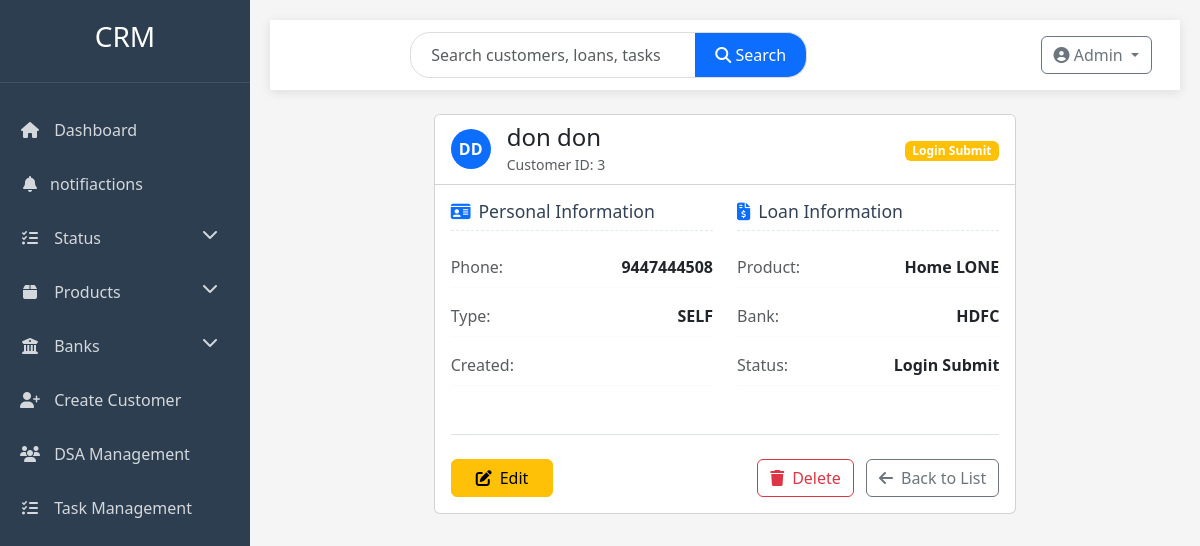
Page /customers/details/3 on the earlier database version.
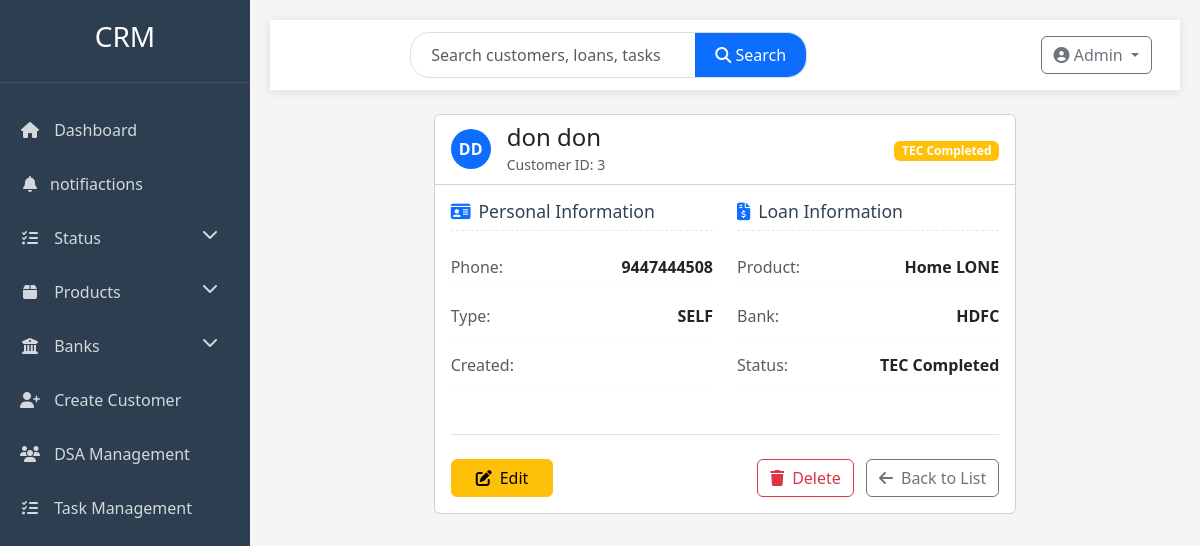
Same page on the later database version.
### profiles/models.py (models this page shows, shortened)
class Customer(models.Model):
    f_name = models.CharField(max_length=50)
    l_name = models.CharField(max_length=50)
    phone_num = models.IntegerField()
    product = models.CharField(choices=PRODUCT_CHOICE, max_length=20)
    bank = models.CharField(choices=BANK_CHOICE, max_length=20)
    status = models.CharField(choices=STATUS_CHOICES, max_length=20)
    type = models.CharField(choices=TYPE_CHOICES, max_length=4)
    dsa = models.ForeignKey(DSA, on_delete=models.SET_NULL, null=True, blank=True)
    created_date = models.DateField(auto_now_add=True)

### profiles/views.py (the view)
# urls.py: path('customers/details/<int:pk>',views.details,name='details'),
def details(request,pk):
    fom = get_object_or_404(Customer,pk=pk)
    return render(request,'details.html',{'fom':fom})

### templates/details.html (shortened to what this page needs)
{% extends 'base.html' %}
{% block content %}
<div class="row animate-fade">
    <div class="col-lg-8 mx-auto">
        <div class="card">
            <div class="card-header bg-white">
                <div class="d-flex justify-content-between align-items-center">
                    <div class="d-flex align-items-center">
                        <div class="avatar bg-primary text-white rounded-circle d-flex align-items-center justify-content-center me-3" style="width: 40px; height: 40px;">
                            {{ fom.f_name|first|upper }}{{ fom.l_name|first|upper }}
                        </div>
                        <div>
                            <h4 class="mb-0">{{ fom.f_name }} {{ fom.l_name }}</h4>
                            <small class="text-muted">Customer ID: {{ fom.pk }}</small>
                        </div>
                    </div>
                    <div>
                        <span class="badge bg-{% if fom.status == 'disp' %}success{% elif fom.status == 'reject' %}danger{% else %}warning{% endif %}">
                            {{ fom.get_status_display }}
                        </span>
                    </div>
                </div>
            </div>
            <div class="card-body">
                <div class="row mb-4">
                    <div class="col-md-6">
                        <div class="info-card mb-4">
                            <h5 class="section-title mb-3">
                                <i class="fas fa-id-card text-primary me-2"></i>Personal Information
                            </h5>
                            <div class="info-item mb-2">
                                <span class="text-muted">Phone:</span>
                                <strong>{{ fom.phone_num }}</strong>
                            </div>
                            <div class="info-item mb-2">
                                <span class="text-muted">Type:</span>
                                <strong>{{ fom.type }}</strong>
                            </div>
                            <div class="info-item">
                                <span class="text-muted">Created:</span>
                            </div>
                        </div>
                    </div>
                    <div class="col-md-6">
                        <div class="info-card">
                            <h5 class="section-title mb-3">
                                <i class="fas fa-file-invoice-dollar text-primary me-2"></i>Loan Information
                            </h5>
                            <div class="info-item mb-2">
                                <span class="text-muted">Product:</span>
                                <strong>{{ fom.get_product_display }}</strong>
                            </div>
                            <div class="info-item mb-2">
                                <span class="text-muted">Bank:</span>
                                <strong>{{ fom.get_bank_display }}</strong>
                            </div>
                            <div class="info-item">
                                <span class="text-muted">Status:</span>
                                <strong>{{ fom.get_status_display }}</strong>
                            </div>
                        </div>
                    </div>
                </div>
                <div class="d-flex justify-content-between border-top pt-4">
                    <a href="{% url 'edit' fom.pk %}" class="btn btn-warning px-4">
                        <i class="fas fa-edit me-2"></i>Edit
                    </a>
                    <div>
                        <a href="{% url 'delete' fom.pk %}" class="btn btn-outline-danger me-2">
                            <i class="fas fa-trash me-2"></i>Delete
                        </a>
                        <a href="{% url 'list' %}" class="btn btn-outline-secondary">
                            <i class="fas fa-arrow-left me-2"></i>Back to List
                        </a>
                    </div>
                </div>
            </div>
        </div>
    </div>
</div>
{% endblock %}

Differences in the rows shown:
changed Customer "don": status "Login Submit" → "TEC Completed"
